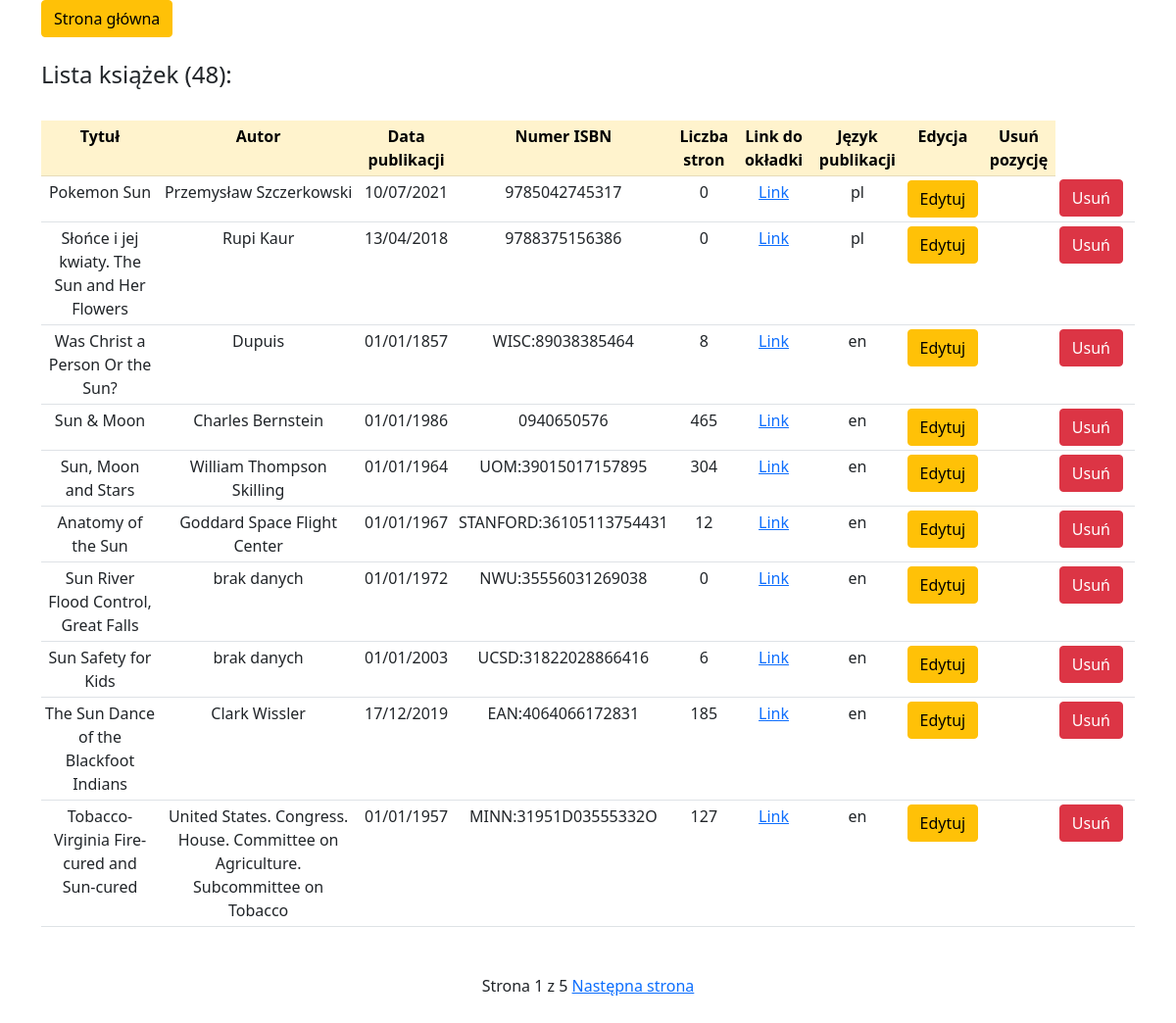
Before: /book_list/ with the older database file.
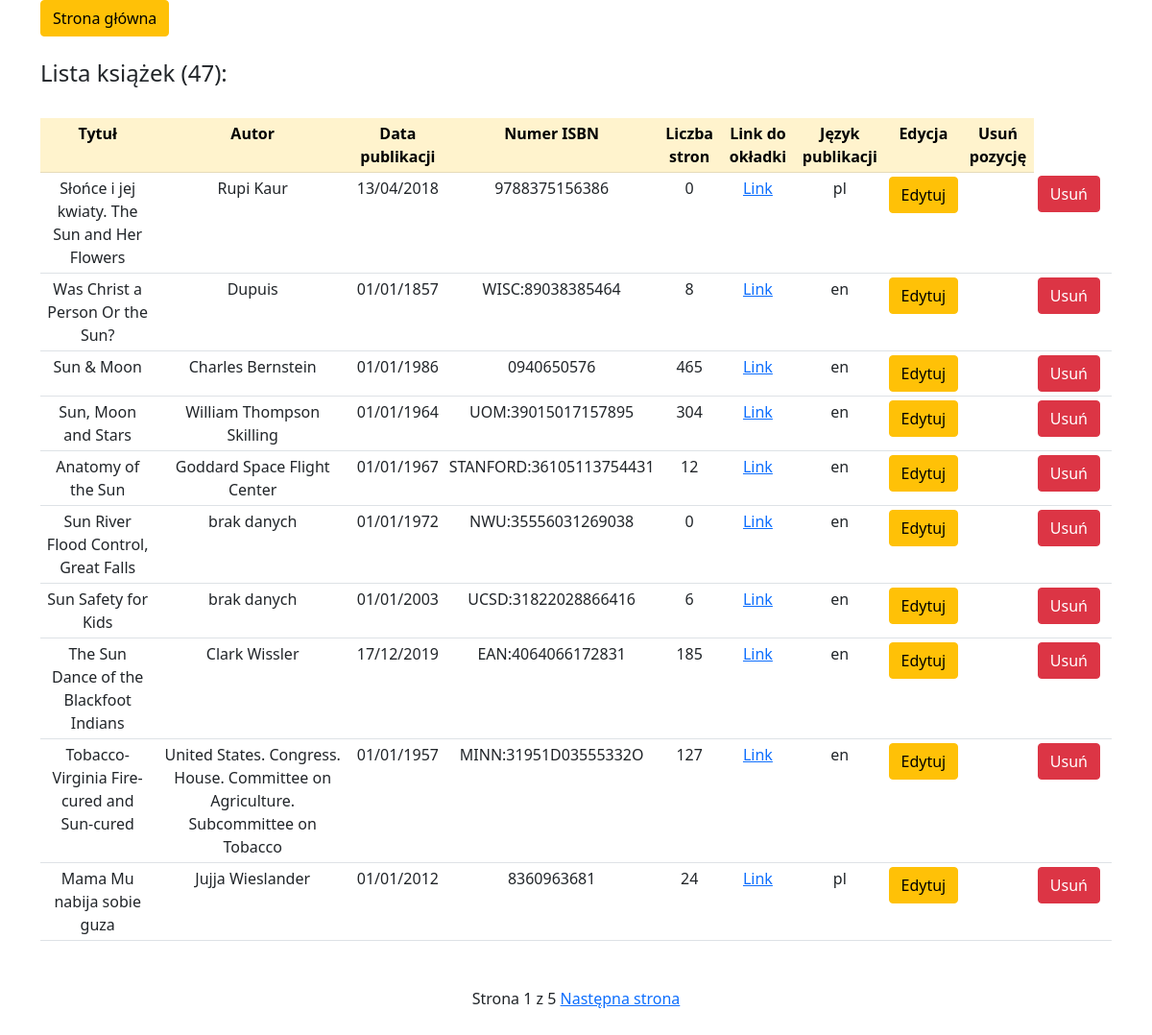
After: the same page with the newer database file.
### books/models.py (models this page shows, shortened)
class Book(models.Model):
    tytuł = models.CharField(max_length=50)
    autor = models.CharField(max_length=30)
    data_publikacji = models.DateField(help_text='yyyy-mm-dd')
    numer_isbn = models.CharField(max_length=20, verbose_name='Numer ISBN')
    liczba_stron = models.PositiveSmallIntegerField(default=0)
    link_do_okładki = models.URLField()
    język_publikacji = models.CharField(max_length=20)

### books/views.py (the view)
# urls.py: path('book_list/', BookList.as_view(), name='list'),
class BookList(ListView):
    model = Book
    paginate_by = 10

### books/templates/books/book_list.html (shortened to what this page needs)
<!DOCTYPE html>
<html>
  <head>
    <link href="https://cdn.jsdelivr.net/npm/bootstrap@5.0.0-beta1/dist/css/bootstrap.min.css" rel="stylesheet">
  </head>
  <body>
    <div class="container">
      <a href = "{% url 'index' %}" class="btn btn-warning">Strona główna</a><br>
      <br>
      <h4>Lista książek ({{ page_obj.paginator.count }}):</h4>
      <br>
      <table class="table table-sm" style="max-width: 100rem;">
        <tr align="center" class="table-warning">
          <th> Tytuł </th>
          <th> Autor </th>
          <th> Data publikacji </th>
          <th> Numer ISBN </th>
          <th> Liczba stron </th>
          <th> Link do okładki </th>
          <th> Język publikacji </th>
          <th> Edycja </th>
          <th> Usuń pozycję </th>
        </tr>
        {% for book in book_list %}
          <tr align="center">
            <td>{{ book.tytuł }}</td>
            <td>{{ book.autor }}</td>
            <td>{{ book.data_publikacji|date:"d/m/Y" }}</td>
            <td>{{ book.numer_isbn }}</td>
            <td>{{ book.liczba_stron }}</td>
            <td><a href = "{{ book.link_do_okładki }}">Link</a></td>
            <td>{{ book.język_publikacji }}</td>
            <td><a href = "{% url 'update' book.id %}" class="btn btn-warning">Edytuj</a><td>
            <td><a href = "{% url 'delete' book.id %}" class="btn btn-danger">Usuń</a><td>
          </tr>
        {% endfor %}
      </table>
      {% if is_paginated %}
      <div class="pagination justify-content-center my-5">
        <span class="page-links">
            <span class="page-current">
            Strona {{ page_obj.number }} z {{ page_obj.paginator.num_pages }}
            </span>
            {% if page_obj.has_next %}
              <a href="{% url 'list' %}?page={{ page_obj.next_page_number }}">Następna strona</a>
            {% endif %}
        </span>
      </div>
      {% endif %}
    </div>
  </body>
</html>

Changed rows visible on the page:
removed Book: tytuł "Pokemon Sun", autor "Przemysław Szczerkowski", data_publikacji "10/07/2021", numer_isbn "9785042745317", liczba_stron "0", język_publikacji "pl"
now on this page (row unchanged): Book: tytuł "Mama Mu nabija sobie guza", autor "Jujja Wieslander", data_publikacji "01/01/2012", numer_isbn "8360963681", liczba_stron "24", język_publikacji "pl"
Other visible differences:
{{ page_obj.paginator.count }}: "48" → "47"
